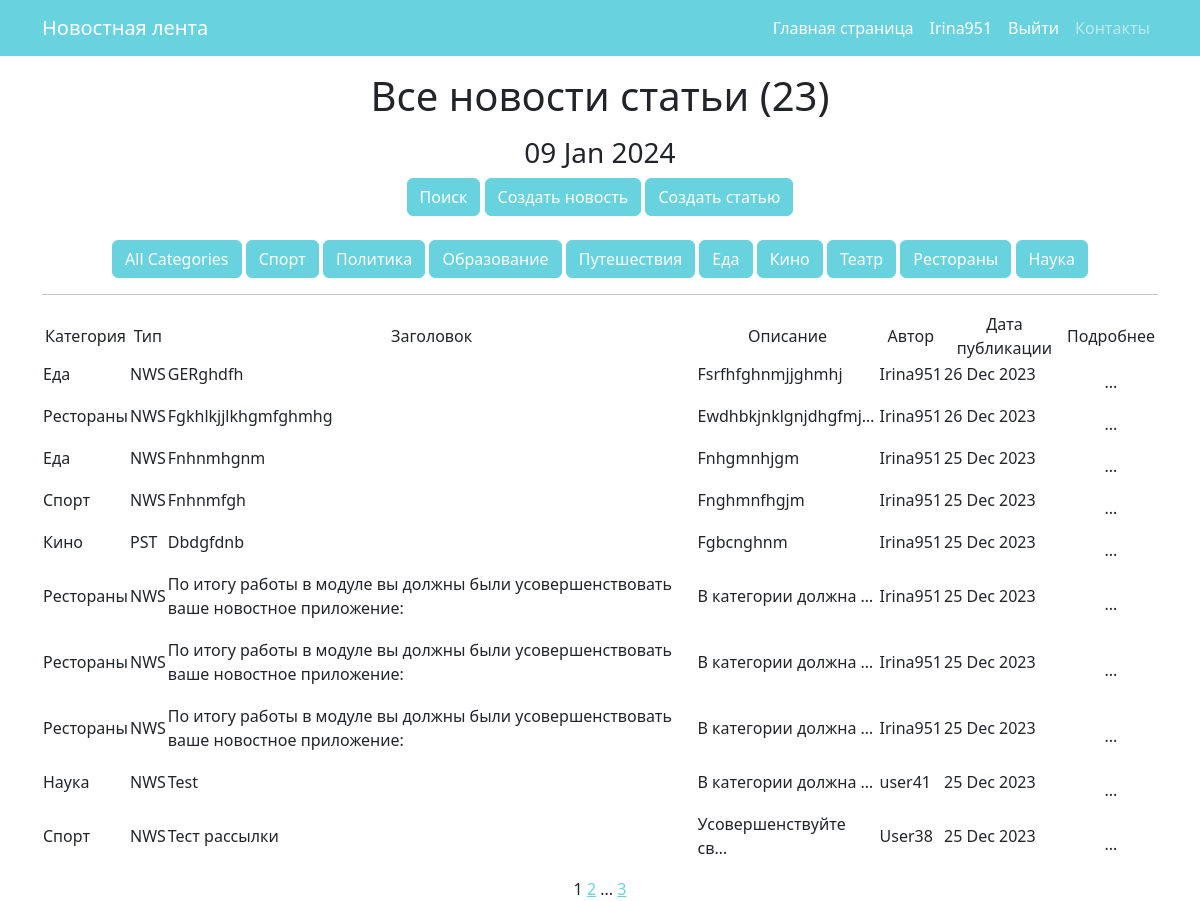
/news/ (signed in), run on the app's committed database.
### news/models.py (models this page shows, shortened)
class Category(models.Model):
    name = models.CharField(max_length=40, unique=True)
    subscribers = models.ManyToManyField(User, related_name='categories')
    def __str__(self):
        return self.name.title()

class Post(models.Model):
    author = models.ForeignKey(Author, on_delete=models.CASCADE, verbose_name=pgettext_lazy('Author', 'Author'))
    type = models.CharField(max_length=7, choices=TYPE, default='NWS')
    time_in = models.DateTimeField(auto_now_add=True)
    category = models.ManyToManyField(Category, through='PostCategory')
    title = models.CharField(max_length=100)
    text = models.TextField()
    rating = models.IntegerField(default=0)

class Author(models.Model):
    name = models.CharField(max_length=255)
    users = models.OneToOneField(User, on_delete=models.CASCADE)
    user_rating = models.IntegerField(default=0)
    def __str__(self):
        return self.name

### news/views.py (the view)
# urls.py: path('', PostList.as_view(), name='postlist'),
class PostList(ListView):
    model = Post
    ordering = '-time_in'
    template_name = 'news.html'
    context_object_name = 'news'
    paginate_by = 10
    def get_queryset(self):
        queryset = super().get_queryset()
        self.filterset = NewsFilter(self.request.GET, queryset)
        return self.filterset.qs
    def get_context_data(self, **kwargs):
        context = super().get_context_data(**kwargs)
        context['time_now'] = datetime.utcnow()
        context['qty_post'] = len(Post.objects.order_by('time_in').values('id'))
        context['categories'] = Category.objects.all()
        context['filterset'] = self.filterset
        context['isauthor'] = self._isauthor()
        return context
    def _isauthor(self):
        try:
            Author.objects.get(users=self.request.user)
            return True
        except Author.DoesNotExist:
            return False

### news/templatetags/custom_tags.py (called while the page is built)
@register.simple_tag()
def current_time(format_string='%b %d %Y'):
    return datetime.utcnow().strftime(format_string)

### templates/news.html (shortened to what this page needs)
{% extends 'flatpages/default.html' %}
{% load custom_filters %}
{% load custom_tags %}
{% block content %}
<p>
<h1>Все новости статьи ({{ qty_post }})</h1>
<p>
   <h3>{% current_time '%d %b %Y' %}</h3>
<form method="get">
      <a class="btn btn-primary" href="/news/search/">Поиск</a>
{% if isauthor %}
    <a class="btn btn-primary" href="/news/create/">Создать новость</a>
    <a class="btn btn-primary" href="/news/post/create/">Создать статью</a><br><br>
{% endif %}
      <button type="submit" class="btn btn-primary" name="category" value="" selected>
        All Categories
      </button>
    {% for category in categories %}
      <button type="submit" class="btn btn-primary" name="category" value="{{ category.id }}">
        {{ category.name }}
      </button>
    {% endfor %}
</form>
   <hr>
   {% if news %}
       <table>
           <tr>
               <td>Категория</td>
               <td>Тип</td>
               <td>Заголовок</td>
               <td>Описание</td>
               <td>Автор</td>
               <td>Дата публикации</td>
               <td>Подробнее</td>
           </tr>
           {% for post in news %}
           <tr>
               <td><p align="left">
                {% for cat in post.category.all %}
                 {{ cat }}</p>
                {% endfor %}
                </td>
               <td><p align="left">{{ post.type }}</td>
               <td><p align="left">{{ post.title }}</td>
               <td><p align="left">{{ post.text|truncatechars:20 }}</td>
               <td><p align="left">{{ post.author }}</td>
               <td><p align="left">{{ post.time_in|date:'d M Y' }}</td>
               <td><a class="nav-link active" aria-current="page" href="/news/{{ post.id  }}">...</a><td>
           </tr>
           {% endfor %}
       </table>
   {% else %}
       <h2>Новостей нет!</h2>
   {% endif %}
   {{ page_obj.number }}
   {% if page_obj.has_next %}
       <a href="?page={{ page_obj.next_page_number }}">{{ page_obj.next_page_number }}</a>
       {% if paginator.num_pages != page_obj.next_page_number %}
           ...
           <a href="?page={{ page_obj.paginator.num_pages }}">{{ page_obj.paginator.num_pages }}</a>
       {% endif %}
   {% endif %}
{% endblock content %}

### templates/flatpages/default.html (shortened to what this page needs)
<!DOCTYPE html>
<html lang="en">
    <head>
        {% load static %}
       <link href="{% static 'css/styles.css' %}" rel="stylesheet" />
    </head>
    <body>
        <nav class="navbar navbar-expand-lg navbar-dark bg-dark">
            <div class="container">
                <a class="navbar-brand" href="/news/">Новостная лента</a>
                <div class="collapse navbar-collapse" id="navbarSupportedContent">
                    <ul class="navbar-nav ms-auto mb-2 mb-lg-0">
                        <li class="nav-item"><a class="nav-link active" aria-current="page" href="/news/">Главная страница</a></li>
                        <li class="nav-item"><a class="nav-link active" aria-current="page" href="/">{{request.user.username}}</a></li>
                        <li class="nav-item"><a class="nav-link active" aria-current="page" href="/sign/logout/">Выйти</a></li>
                        <li class="nav-item"><a class="nav-link" href="/contact/">Контакты</a></li>
                    </ul>
                </div>
            </div>
        </nav>
        <div class="container">
           <div class="row">
               <div class="col-lg-12 text-center">
                   {% block content %}{% endblock content %}
               </div>
           </div>
        </div>
    </body>
</html>

### data on the page
Category: {{ category.id }} 1 (drawn), name "Спорт"
Category: {{ category.id }} 2 (drawn), name "Политика"
Category: {{ category.id }} 3 (drawn), name "Образование"
Category: {{ category.id }} 4 (drawn), name "Путешествия"
Category: {{ category.id }} 5 (drawn), name "Еда"
Category: {{ category.id }} 6 (drawn), name "Кино"
Category: {{ category.id }} 7 (drawn), name "Театр"
Category: {{ category.id }} 8 (drawn), name "Рестораны"
Category: {{ category.id }} 9 (drawn), name "Наука"
Post: type "NWS", title "GERghdfh", text "Fsrfhfghnmjjghmhj", author "Irina951", time_in "26 Dec 2023"
Post: type "NWS", title "Fgkhlkjjlkhgmfghmhg", text "Ewdhbkjnklgnjdhgfmj…", author "Irina951", time_in "26 Dec 2023"
Post: type "NWS", title "Fnhnmhgnm", text "Fnhgmnhjgm", author "Irina951", time_in "25 Dec 2023"
Post: type "NWS", title "Fnhnmfgh", text "Fnghmnfhgjm", author "Irina951", time_in "25 Dec 2023"
Post: type "PST", title "Dbdgfdnb", text "Fgbcnghnm", author "Irina951", time_in "25 Dec 2023"
Post: type "NWS", title "По итогу работы в модуле вы должны были усовершенствовать ваше новостное приложение:", text "В категории должна …", author "Irina951", time_in "25 Dec 2023"
Post: type "NWS", title "По итогу работы в модуле вы должны были усовершенствовать ваше новостное приложение:", text "В категории должна …", author "Irina951", time_in "25 Dec 2023"
Post: type "NWS", title "По итогу работы в модуле вы должны были усовершенствовать ваше новостное приложение:", text "В категории должна …", author "Irina951", time_in "25 Dec 2023"
Post: type "NWS", title "Test", text "В категории должна …", author "user41", time_in "25 Dec 2023"
Post: type "NWS", title "Тест рассылки", text "Усовершенствуйте св…", author "User38", time_in "25 Dec 2023"

### other printed values
{{ request.user.username }} "Irina951"
{{ qty_post }} "23"
{{ page_obj.number }} "1"
{{ page_obj.next_page_number }} "2"
{{ page_obj.paginator.num_pages }} "3"
